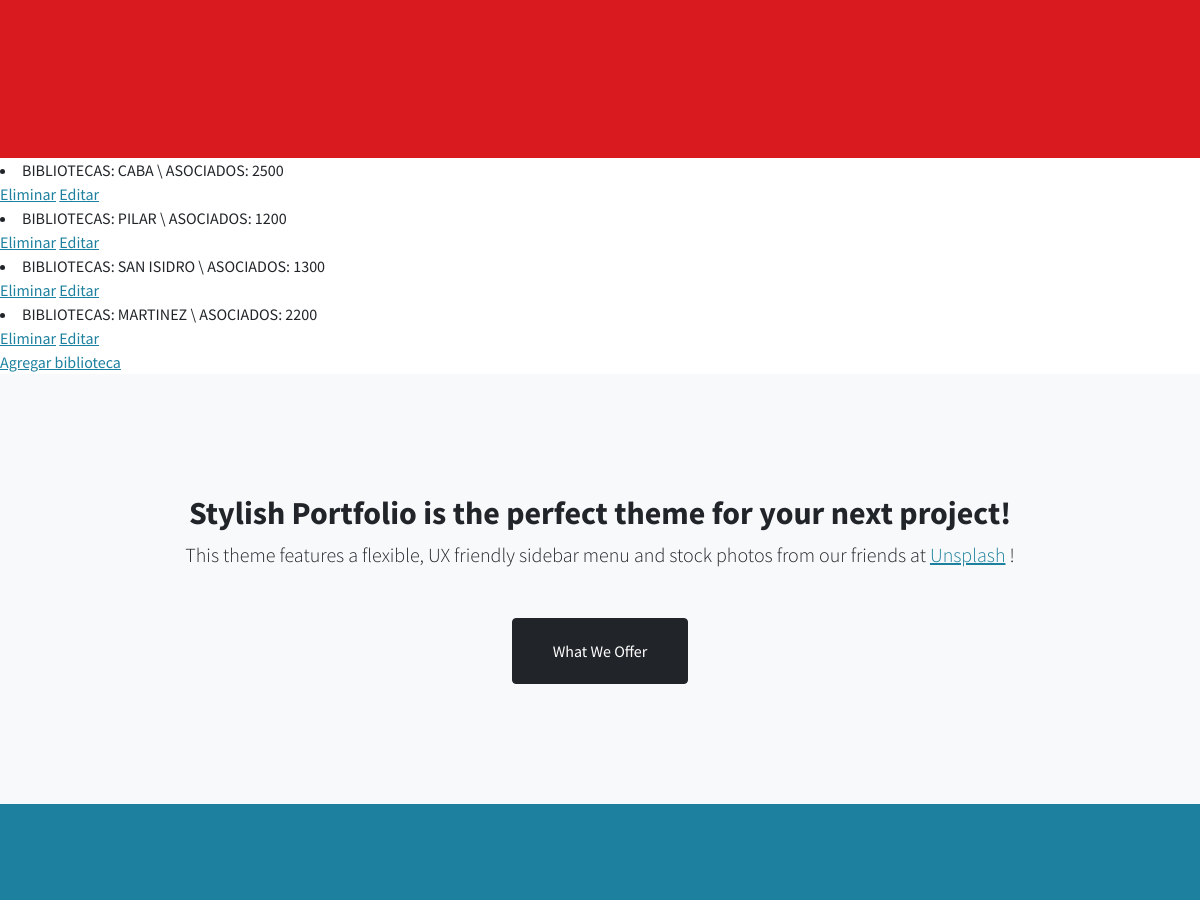
The page /App1/leerBibliotecas (middle part) on the database as committed earlier.
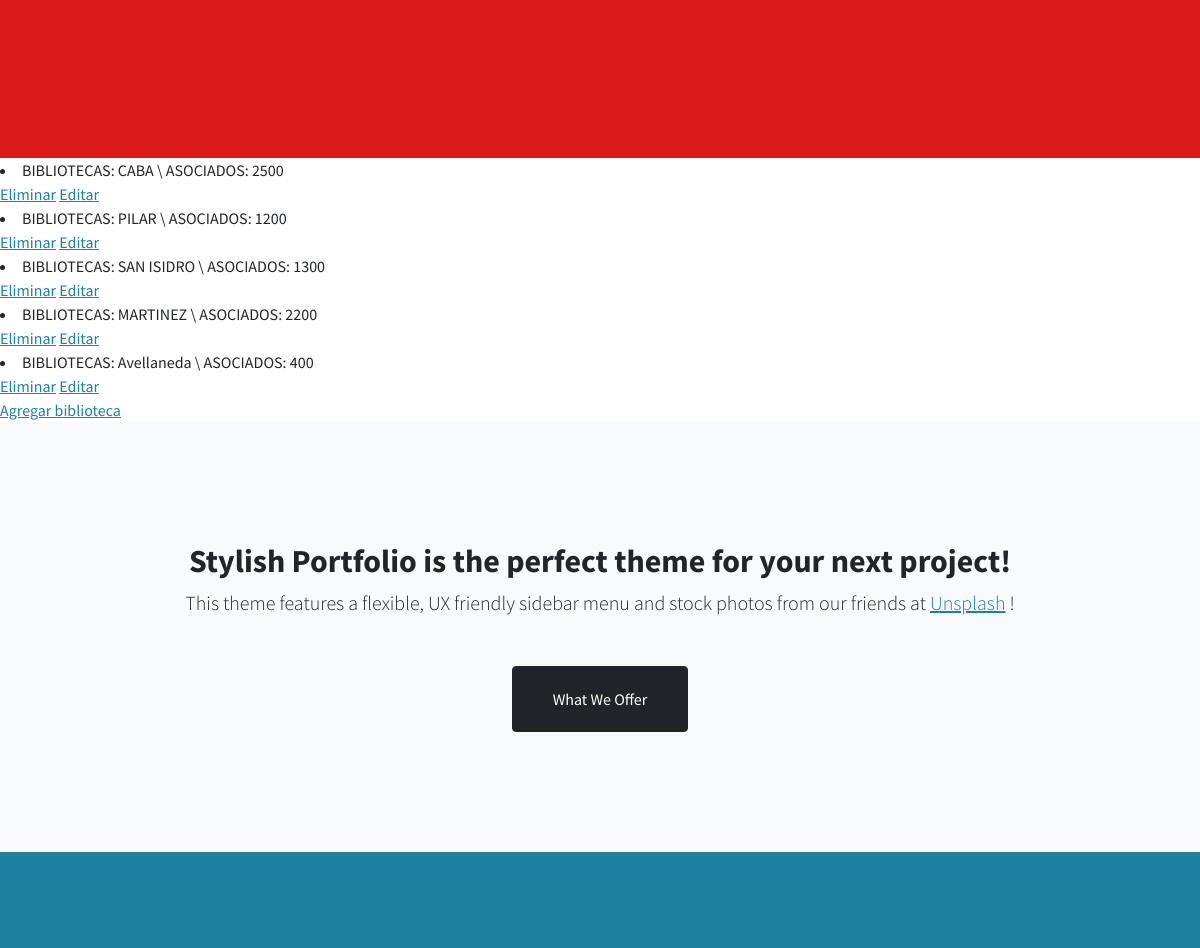
The same page on the database as committed later.
### App1/models.py (models this page shows)
class Bibliotecas (models.Model):
     ubicacion = models.CharField(max_length=60)
     nroAsociados = models.IntegerField()
     def __str__(self):
        return f"BIBLIOTECAS: {self.ubicacion} \ ASOCIADOS: {self.nroAsociados}"

### App1/views.py (the view)
# urls.py: path('leerBibliotecas', views.leerBibliotecas, name="LeerBibliotecas"),
def leerBibliotecas(request):
    bibliotecas = Bibliotecas.objects.all()
    dir = {"bibliotecas":bibliotecas}
    return render(request, "App1/leerBibliotecas.html", dir)

### App1/templates/App1/leerBibliotecas.html (shortened to what this page needs)
{% extends "App1/padre.html" %}
{% load static %}
{% block contenido %}
{% for b in bibliotecas %}
    <li> {{ b }} </li>
    <a href="{% url 'EliminarBibliotecas' b.ubicacion %}">Eliminar</a>
    <a href="{% url 'EditarBibliotecas' b.ubicacion %}">Editar</a>
    <br>
{% endfor %}
<a href="{% url 'BibliotecasFormulario'%}"> Agregar biblioteca </a>
{% endblock %}

Rows that differ between the two databases and show on the page:
added Bibliotecas: ubicacion+nroAsociados "BIBLIOTECAS: Avellaneda \\ ASOCIADOS: 400"
